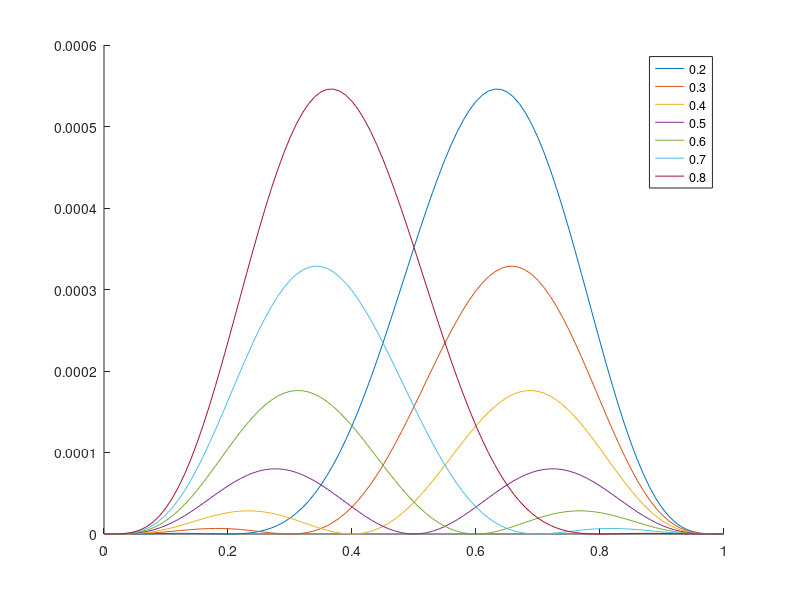

MATLAB code for this plot:
x = 0:0.01:1;
P = x.^4.*(1-x).^4;
n = 10;
close all
hold all
for ind=2:n-2
    argmin = ind/n;
    L = (x-argmin).^2;
    fprintf(num2str(argmin),'\n');
%     plot(x,L)
%     plot(x,P)
    plot(x,L.*P,'DisplayName',num2str(argmin))
%     legend(gca,'show')
%     legend('loss','probability','multiplied')
%     pause(2)
end
legend(gca,'show')
